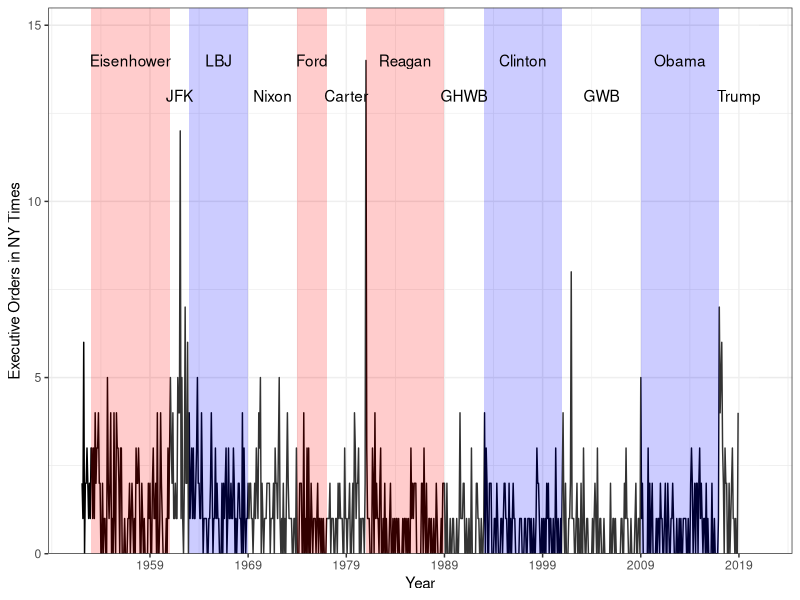
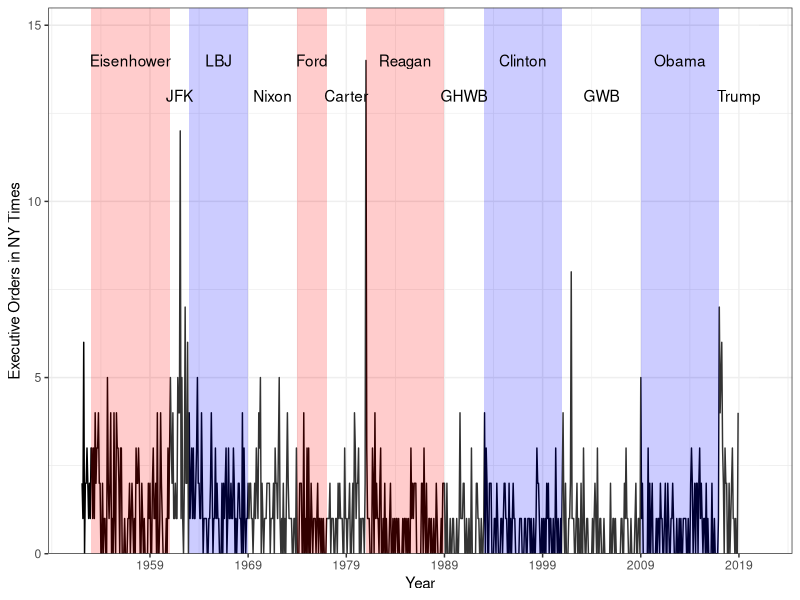
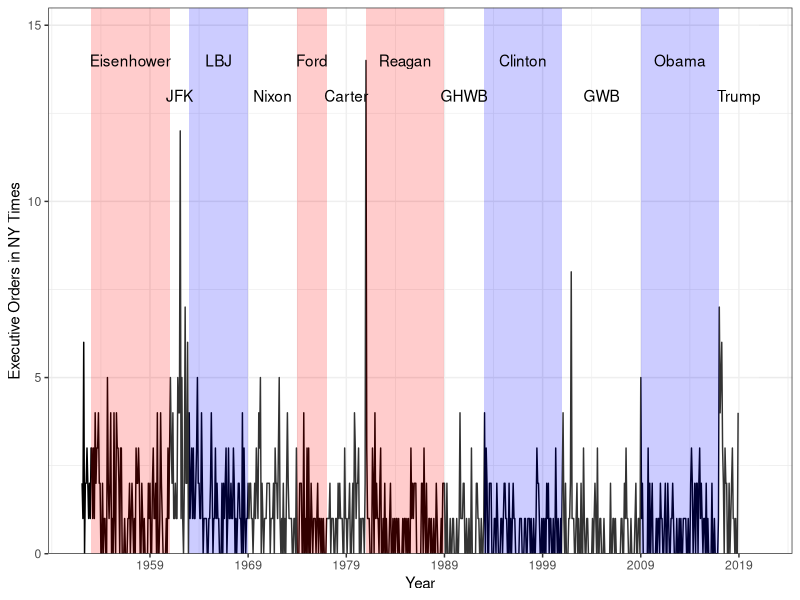

Generate these figures, in order, with R:
# Line graph, horizontal, control = coloured

# CHRISTENSON, D., & KRINER, D. (2019). Does Public Opinion Constrain
#   Presidential Unilateralism? American Political Science Review, 113(4), 1073.
#   doi:10.1017/S0003055419000327

# ibid. Fig 1

library(ggplot2)
library(haven)
library(dplyr)
df <- read_dta("data/christenson-2019.dta")
output_dir="output"
df$date=df$year + (df$month-1)/12
df <- df %>% filter(df$date>1952)

pres_names = c("Eisenhower", "JFK", "LBJ", "Nixon", "Ford", "Carter", "Reagan", "GHWB", "Clinton", "GWB", "Obama", "Trump")
pres_start=c(1953, 1961, 1963, 1969, 1974, 1977, 1981, 1989, 1993, 2001, 2009, 2017)
pres_end=c(1961, 1963, 1969, 1974, 1977, 1981, 1989, 1993, 2001, 2009, 2017, 2021)
pres_mid = (pres_start+pres_end)/2
colors = c("red", "white", "blue", "white", "red", "white", "red", "white", "blue", "white", "blue", "white")

# Plot
ggplot(df, aes(date,eosnytwithinyear))  +
  geom_line() +
  labs(
    x = "Year",
    y = "Executive Orders in NY Times"
  ) +
  annotate("rect",
           xmin = pres_start,
           xmax = pres_end,
           ymin = rep(0,12),
           ymax=rep(15.5,12),
           fill = colors,
           alpha = .2) +
  annotate("text", label = pres_names, x = pres_mid, y = rep(c(14,13),6)) +
  scale_y_continuous(
    limits = c(0,15.5),
    expand = c(0,0)
  ) +
  scale_x_continuous(
    breaks = seq(1959,2019,10)
  )  +
  theme_bw()

# Note: set height > width for best experience
ggsave(path=output_dir, filename="Line Graph APSR 4.png",  width=10, height=6)

# Save example to src folder
ggsave(path='src/distribution', filename='Line Graph APSR 4-example.png', width=10, height = 6)
